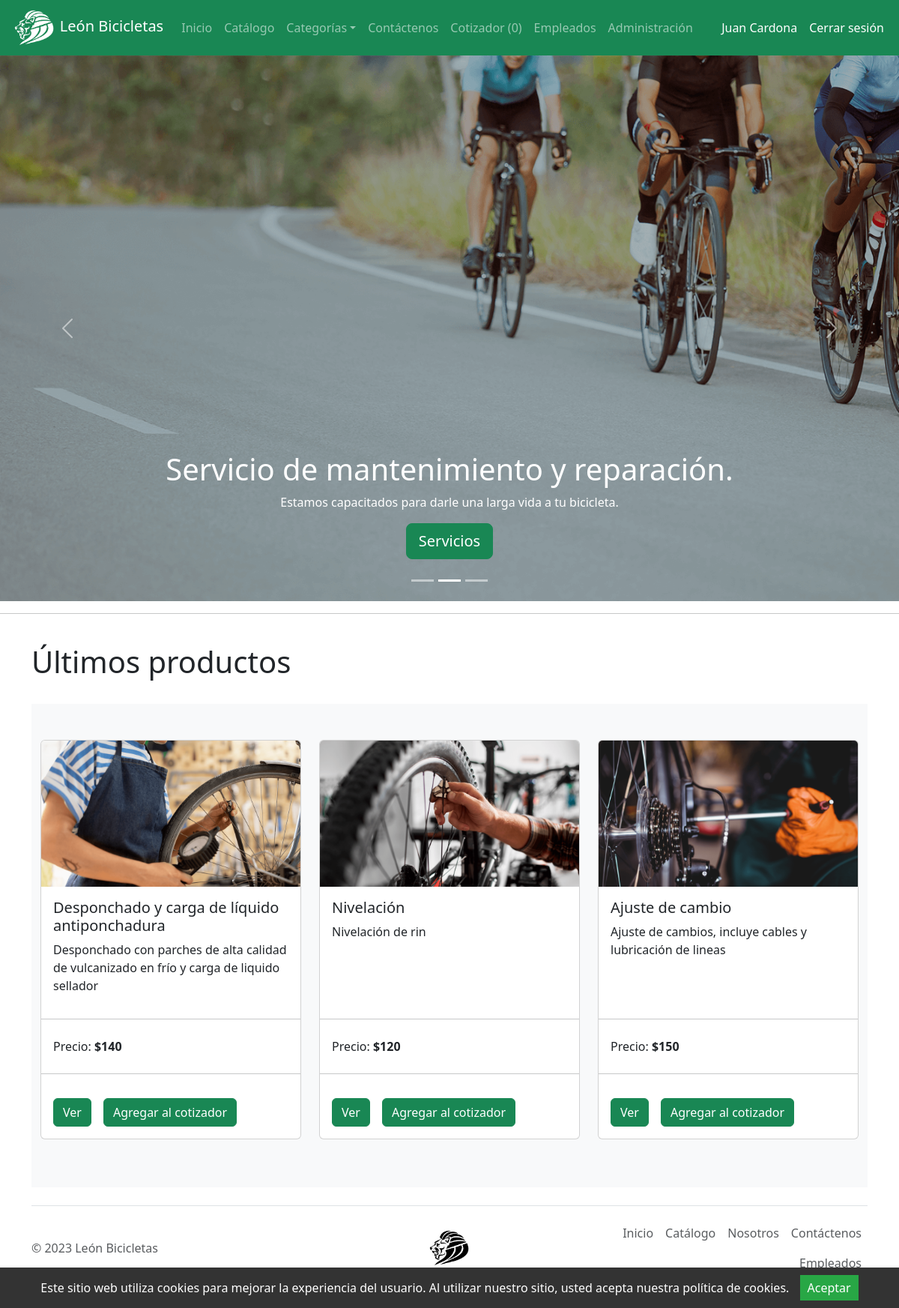
The page /es/ (signed in) on the database its author committed.
### tables this page shows
create table productos (
idProd int primary key auto_increment,
nomProd varchar(45),
imgProd varchar(45),
descripcionProd varchar(200),
precio int(10),
stock int(10),
idCat int(10)
);

### es/index.php (the view, shortened to what this page needs)
<?php
include './cotizar.php';
include './TEMPLATE/head.php';
?>
<?php
include './TEMPLATE/nav.php';
?>
<div id="myCarousel" class="carousel slide mb-6" data-bs-ride="carousel" data-bs-theme="light">
    <div class="carousel-indicators">
        <button type="button" data-bs-target="#myCarousel" data-bs-slide-to="0" class="" aria-label="Slide 1"></button>
        <button type="button" data-bs-target="#myCarousel" data-bs-slide-to="1" aria-label="Slide 2" class="active"
            aria-current="true"></button>
        <button type="button" data-bs-target="#myCarousel" data-bs-slide-to="2" aria-label="Slide 3"></button>
    </div>
    <div class="carousel-inner">
        <div class="carousel-item active">
            <img src="./images/Carrusel2.png" class="d-block h-100" alt="">
            <div class="container">
                <div class="carousel-caption">
                    <h1>Servicio de mantenimiento y reparación.</h1>
                    <p>Estamos capacitados para darle una larga vida a tu bicicleta.</p>
                    <p><a class="btn btn-lg btn-success" href="./categorias/servicios.php">Servicios</a>
                    </p>
                </div>
            </div>
        </div>
    </div>
    <button class="carousel-control-prev" type="button" data-bs-target="#myCarousel" data-bs-slide="prev">
        <span class="carousel-control-prev-icon" aria-hidden="true"></span>
    </button>
    <button class="carousel-control-next" type="button" data-bs-target="#myCarousel" data-bs-slide="next">
        <span class="carousel-control-next-icon" aria-hidden="true"></span>
    </button>
</div>
<hr>
<div class="container">
    <br>
    <h1>Últimos productos</h1>
    <br>
    <div class="album py-5 bg-body-tertiary">
        <div class="container">
            <div class="row row-cols-1 row-cols-sm-2 row-cols-md-3">
                <?php
                $sql = "CALL lastProd()";
                if ($resultado = $conn->query($sql)) {
                    if ($resultado->num_rows > 0) {
                        while ($row = $resultado->fetch_array()) {
                            echo '<div class="col pb-3">';
                            echo '<div class="card h-100">';
                            echo '<img src="./images/' . $row['imagen'] . '" class="card-img-top" alt="...">';
                            echo '<div class="card-body d-flex flex-column">';
                            echo '<h5 class="card-title">' . $row['nombre'] . '</h5>';
                            echo '<p class="card-text">' . $row['descripcion'] . '</p>';
                            echo '</div>';
                            echo '<div class="align-text-bottom">';
                            echo '<hr>';
                            echo '<ul class="list-group list-group-flush">';
                            echo '<li class="list-group-item">Precio: <b>$' . $row['valor'] . '</b></li>';
                            echo '</ul>';
                            echo '<hr>';
                            echo '<div class="card-body d-inline-flex">';
                            echo '<form>';
                            echo '<a class="btn btn-success" href="./verProducto.php?id=' . $row['identifier'] . '">Ver</a>';
                            echo '</form>';
                            echo '<form action="" method="post">';
                            echo '<button class="btn btn-success mx-3" name="btnAccion" type="submit" value="Agregar">Agregar al cotizador</button>';
                            echo '</form>';
                            echo '</div>';
                            echo '</div>';
                            echo '</div>';
                            echo '</div>';
                        }
                    } else {
                        echo '<div class="alert alert-danger"><em>Pronto agregaremos nuevos productos.</em></div>';
                    }
                } else {
                    echo "Ups! Algo salió mal. Intenta más tarde.";
                }
                ?>
            </div>
        </div>
    </div>
</div>
<?php
include './TEMPLATE/footer.php';
?>

### rows shown on the page
productos: imgProd (picture), nomProd "Desponchado y carga de líquido antiponchadura", descripcionProd "Desponchado con parches de alta calidad de vulcanizado en frío y carga de liquido sellador", precio "140"
productos: imgProd (picture), nomProd "Nivelación", descripcionProd "Nivelación de rin", precio "120"
productos: imgProd (picture), nomProd "Ajuste de cambio", descripcionProd "Ajuste de cambios, incluye cables y lubricación de lineas", precio "150"

### other values the page prints
$_SESSION["nombre"] "Juan"
$_SESSION["apellido"] "Cardona"
